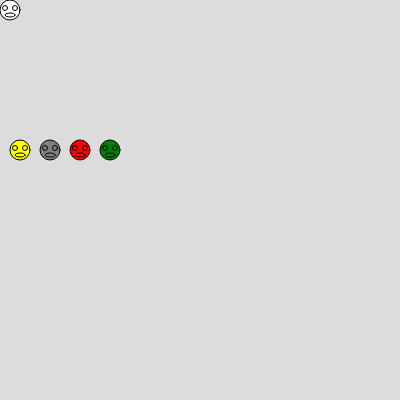
Frame 1 (no input)
Frame 60 (no input): identical to frame 1, image omitted
Frame 120 (the mouse pressed at the canvas centre since frame 60): identical to frame 1, image omitted

The p5.js sketch that drew this single still picture (run headless with seeded random() and noise() and a simulated clock; from frame 60 on, the mouse is pressed at the canvas centre):

// p5.js sketch
// ── sketch.js
function setup() {
  createCanvas(400, 400);
  create_ui();
}

function draw() {
  update_ui()
  background(220);
  draw_head(0, 0, 'white');
  draw_head(10, 140, 'yellow');
  draw_head(30, 0, 'gray');
  draw_head(30, 0, 'red');
  draw_head(30, 0, 'green');
}

function draw_head(xtrans, ytrans, acolor) {
  translate(xtrans, ytrans)
  fill(acolor)
  circle(10,10,20); // Face
  circle(5,8,5);  // Left Eye
  circle(15,8,5);  // Right Eye
  ellipse(10,15,10,4);  // Mouth
}

function create_ui() {
  createSpan().id('mox');
  createSpan().id('moy');
  createSpan().id('cco');
}

function update_ui() {
  select('#mox').html('[mouseX='+mouseX+'] ')
  select('#moy').html('[mouseY='+mouseY+'] ')
  select('#cco').html('[RGBA='+get(mouseX,mouseY)+'] ')
}
